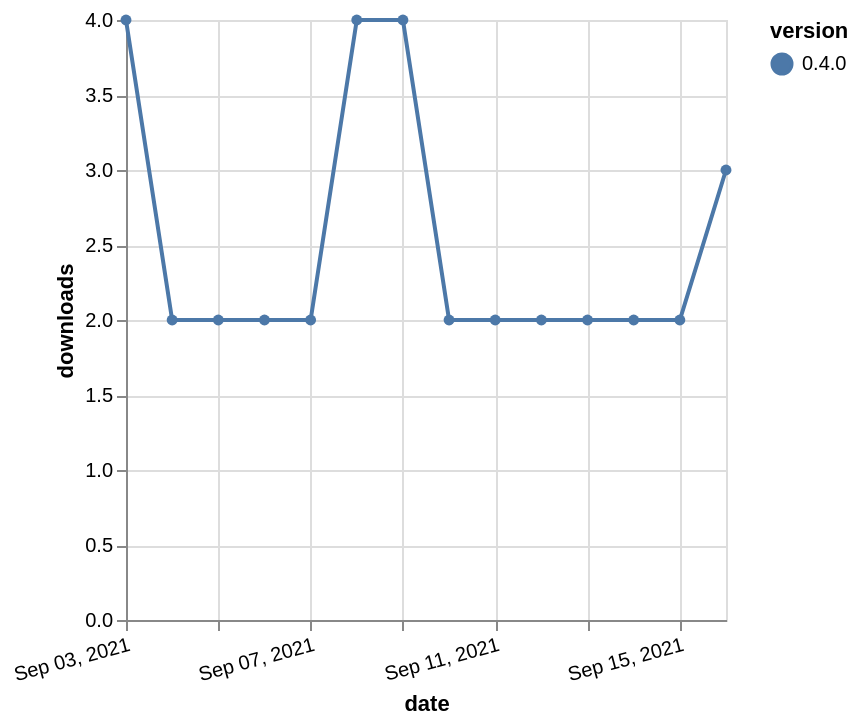

The specification (Vega-Lite) saved for this image:
### Vega-Lite specification from a JSON file in a GitHub repository (floating-point values rounded to 4 significant figures)
{"$schema": "https://vega.github.io/schema/vega-lite/v5.json", "description": "A simple bar chart with embedded data.", "data": {"values": [{"date": "2021-09-03", "total": 3558, "delta": 4, "version": "0.4.0"}, {"date": "2021-09-04", "total": 3560, "delta": 2, "version": "0.4.0"}, {"date": "2021-09-05", "total": 3562, "delta": 2, "version": "0.4.0"}, {"date": "2021-09-06", "total": 3564, "delta": 2, "version": "0.4.0"}, {"date": "2021-09-07", "total": 3566, "delta": 2, "version": "0.4.0"}, {"date": "2021-09-08", "total": 3570, "delta": 4, "version": "0.4.0"}, {"date": "2021-09-09", "total": 3574, "delta": 4, "version": "0.4.0"}, {"date": "2021-09-10", "total": 3576, "delta": 2, "version": "0.4.0"}, {"date": "2021-09-11", "total": 3578, "delta": 2, "version": "0.4.0"}, {"date": "2021-09-12", "total": 3580, "delta": 2, "version": "0.4.0"}, {"date": "2021-09-13", "total": 3582, "delta": 2, "version": "0.4.0"}, {"date": "2021-09-14", "total": 3584, "delta": 2, "version": "0.4.0"}, {"date": "2021-09-15", "total": 3586, "delta": 2, "version": "0.4.0"}, {"date": "2021-09-16", "total": 3589, "delta": 3, "version": "0.4.0"}]}, "width": "container", "mark": {"type": "line", "point": {"filled": true}}, "encoding": {"x": {"field": "date", "type": "temporal", "timeUnit": "yearmonthdate", "title": "date", "axis": {"labelAngle": -15}}, "y": {"field": "delta", "type": "quantitative", "title": "downloads"}, "color": {"field": "version", "type": "nominal"}, "tooltip": {"field": "delta"}}}
